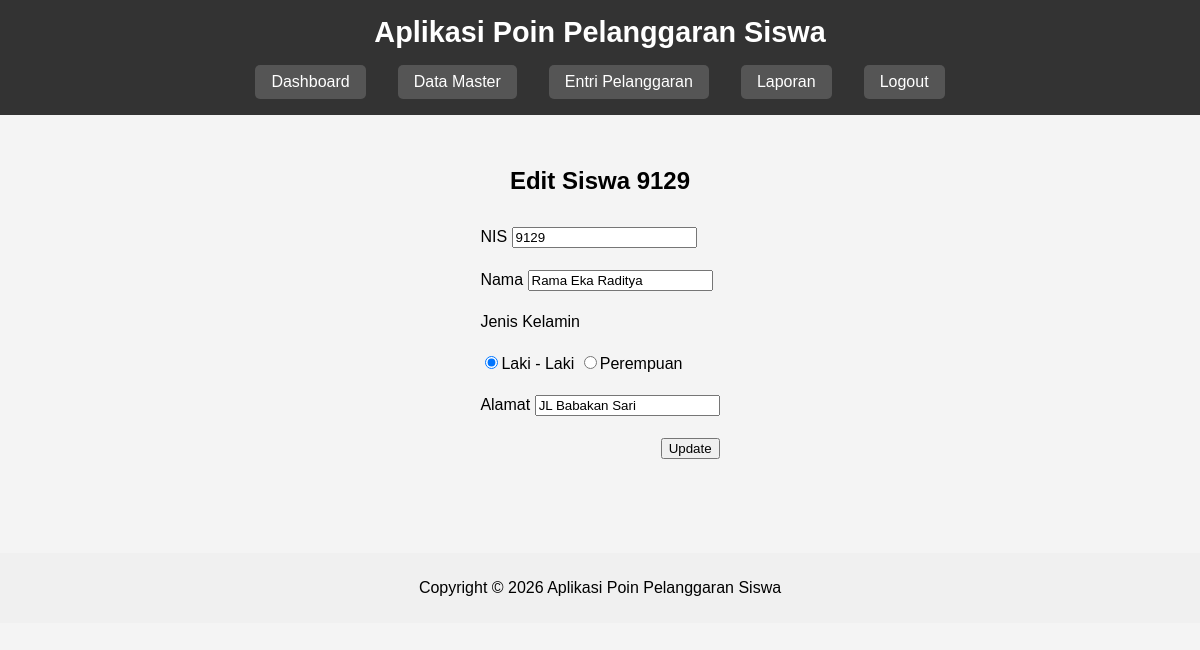
Page /pages/siswa/edit.php?nis=9129 (signed in) on the committed database.
### tables this page shows
CREATE TABLE `siswa` (
  `nis` int(5) NOT NULL,
  `nama_siswa` varchar(50) DEFAULT NULL,
  `jenis_kelamin` enum('Laki - Laki','Perempuan') DEFAULT NULL,
  `alamat` varchar(100) DEFAULT NULL,
  `password` varchar(70) DEFAULT NULL,
  `status` enum('aktif','tidak_aktif','lulus','pindah') DEFAULT NULL,
  `id_ortu_wali` int(5) DEFAULT NULL,
  `id_kelas` int(3) DEFAULT NULL
);

### pages/siswa/edit.php (the view, shortened to what this page needs)
<?php
include ROOTPATH . '/config/config.php';
include ROOTPATH . '/includes/header.php';
if (isset($_GET['nis'])) {
    $nis = $_GET['nis'];
} else {
    $nis = 0;
}
$siswa = null;
if ($nis > 0) {
    $result = mysqli_query($conn, "SELECT * FROM siswa WHERE nis= $nis");
    if ($result && mysqli_num_rows($result) > 0) {
        $siswa = mysqli_fetch_assoc($result);
    }
}
?>
<center>
    <h2>Edit Siswa <?php echo htmlspecialchars($siswa['nis']); ?> </h2>
    <form action="/poin_pelanggaran_siswa/process/siswa_process.php" method="post">
        <table cellpadding="10">
            <tr>
                <td>
                    <label for="nis">NIS</label>
                    <input type="text" name="nis" value="<?php echo htmlspecialchars($siswa['nis']); ?>" required />
                </td>
            </tr>
            <tr>
                <td>
                    <label for="nama_siswa">Nama</label>
                    <input type="text" name="nama_siswa" value="<?php echo htmlspecialchars($siswa['nama_siswa']); ?>" required />
                </td>
            </tr>
            <tr>
                <td>
                    <label for="jenis_kelamin">Jenis Kelamin</label>
                </td>
            </tr>
            <tr>
                <td><input type="radio" name="jenis_kelamin" value="Laki - Laki" <?php echo ($siswa['jenis_kelamin'] == 'Laki - Laki') ? 'checked' : ''; ?> required />Laki - Laki
                    <input type="radio" name="jenis_kelamin" value="Perempuan" <?php echo ($siswa['jenis_kelamin'] == 'Perempuan') ? 'checked' : ''; ?> required />Perempuan
                </td>
            </tr>
            <tr>
                <td>
                    <label for="alamat">Alamat</label>
                    <input type="text" name="alamat" value="<?php echo htmlspecialchars($siswa['alamat']); ?>" required />
                </td>
            </tr>
            <tr>
                <td>
                    <button type="submit" style="float:right">Update</button>
                </td>
            </tr>
        </table>
    </form>
</center>
<?php
include ROOTPATH . '/includes/footer.php';
?>

### css/components/header.css (style rules this page uses)
body { font-family: Arial, sans-serif; margin: 0; padding: 0; background-color: #f4f4f4; }

### rows in the picture
siswa: nis "9129", nama_siswa "Rama Eka Raditya", jenis_kelamin "☑", alamat "JL Babakan Sari"
